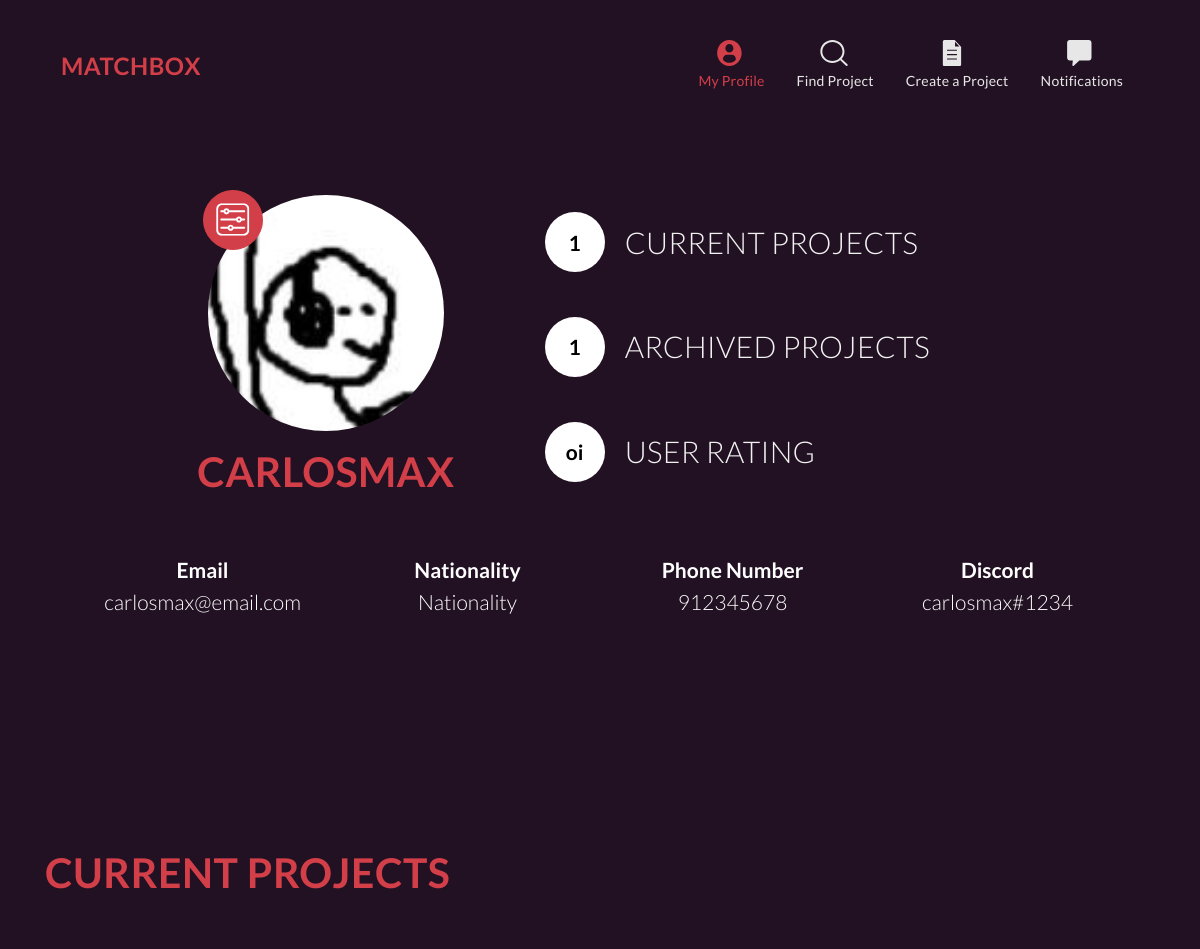
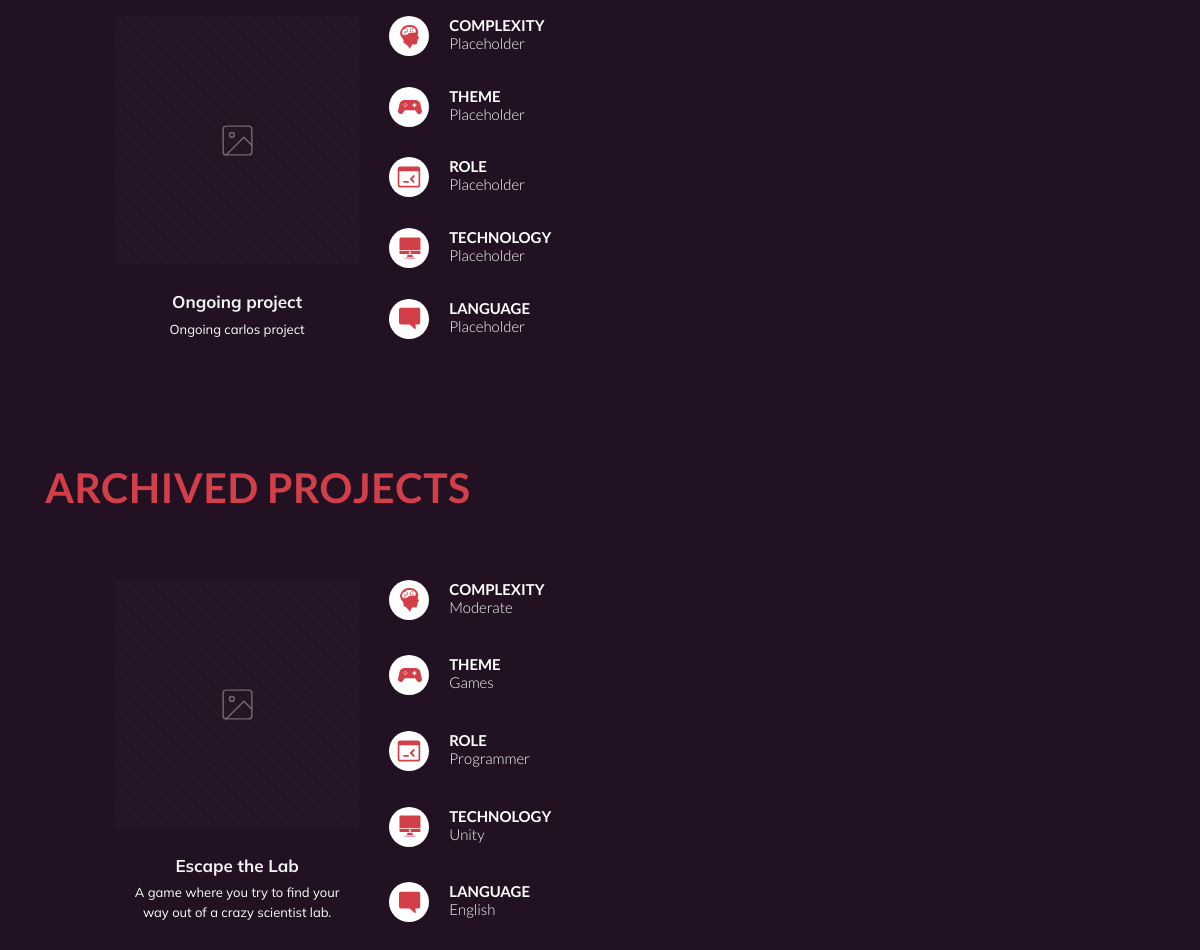
Page /user/carlosmax/ on the earlier database version (2 pictures, top to bottom).
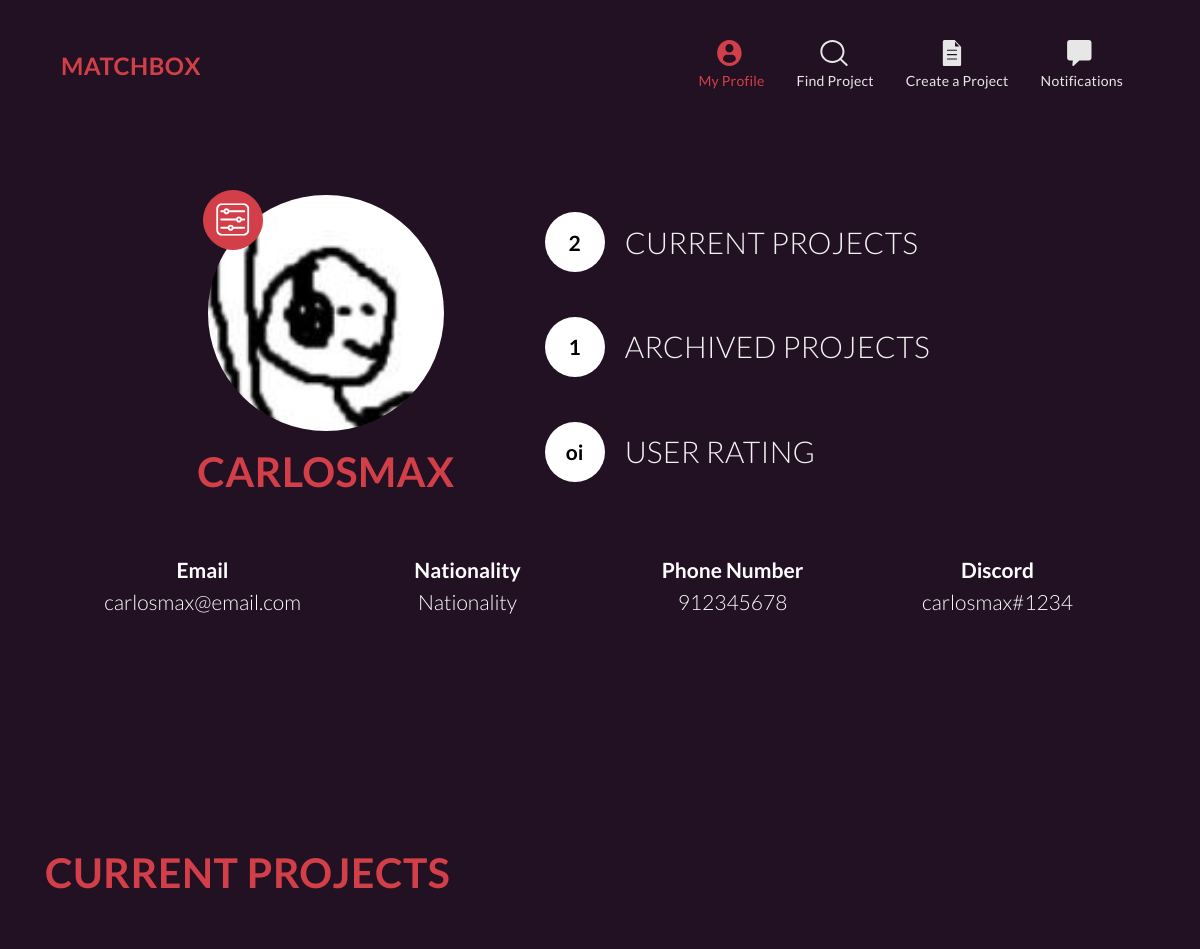
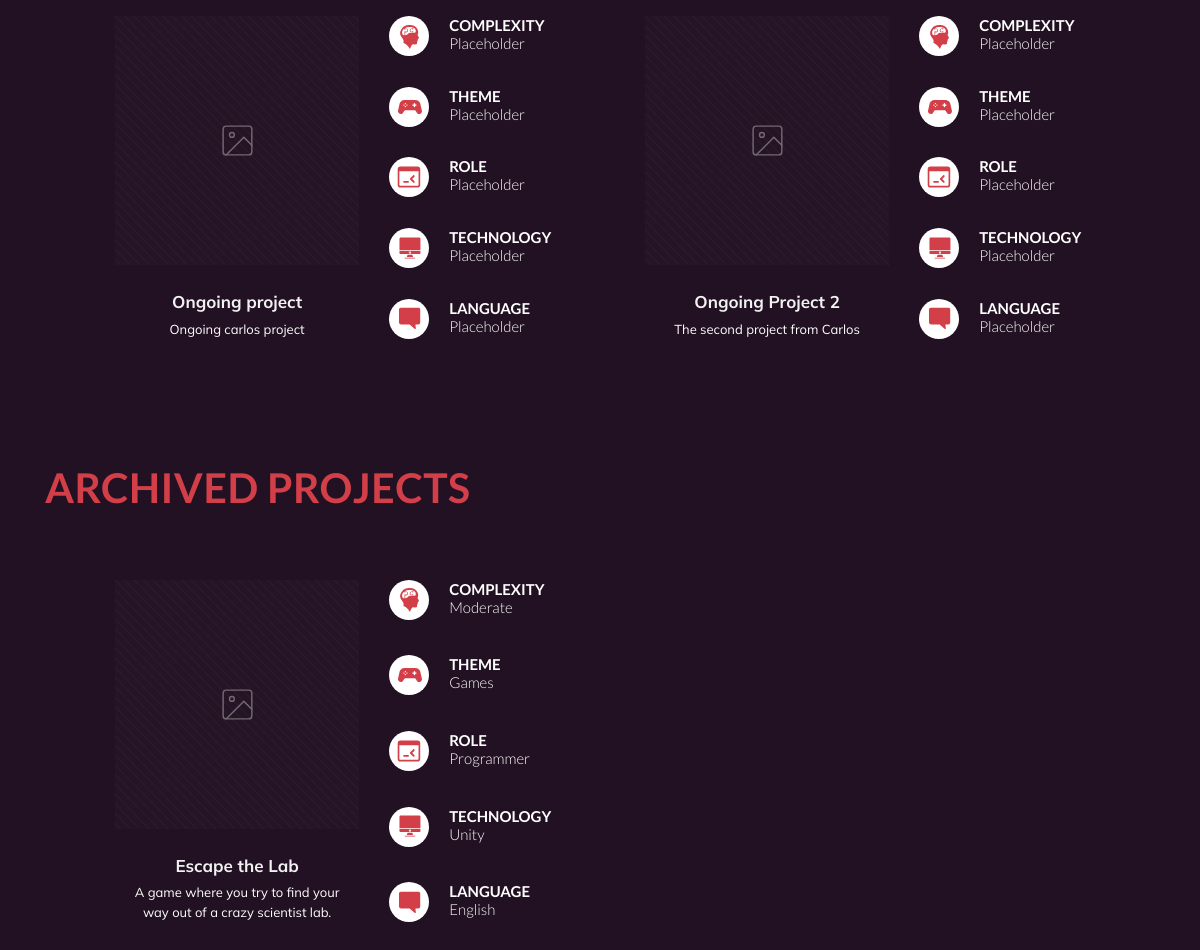
Same page on the later database version (2 pictures, top to bottom).
### matchcore/models.py (models this page shows, shortened)
class Person(models.Model):
    user = models.OneToOneField(User, on_delete=models.CASCADE)
    img = models.ImageField(upload_to='images/users', default='')
    nationality = models.CharField(max_length=20, default='Unknown')
    phone = models.CharField(max_length=10, default='None')
    discord = models.CharField(max_length=30, default='None')
    tags = models.ManyToManyField(UserTag)

class Project(models.Model):
    STATE = [
        ('O', 'Ongoing'),
        ('A', 'Archived'),
    ]
    title = models.CharField(max_length=50)
    small_description = models.CharField(max_length=100)
    big_description = models.CharField(max_length=1000)
    img = models.ImageField(upload_to='images/projects', default='')
    state = models.CharField(max_length=1, choices=STATE)
    tags = models.ManyToManyField(ProjectTag)
    participants = models.ManyToManyField(Person, through='ProjectParticipation')

### matchcore/views.py (the view)
# urls.py: path('user/<str:username>/', views.user_page),
def user_page(request, username):
    user = User.objects.get(username=username)
    project_participations = user.person.project_participations.all()
    projects = [p.project for p in project_participations]
    current_projects = []
    archived_projects = []
    for p in projects:
        if p.state == 'O':
            current_projects.append(p)
        else:
            archived_projects.append(p)
    context = {
        'user': user,
        'current_projects': current_projects,
        'archived_projects': archived_projects,
    }
    return render(request, 'matchcore/user_page.html', context)

### matchcore/templates/matchcore/user_page.html
{% extends "matchcore/layout_nav.html" %}
{% load static %}
{% block main %}
<div class="container user-info">
	<div class="h-100 d-flex flex-column justify-content-center">
		<div class="row user-main-info">
			<div class="col-5 text-center">
				<div class="user-picture-container embed-responsive embed-responsive-1by1">
					<img class="user-picture embed-responsive-item" src="{{user.person.img.url}}">
					<button class="edit-button btn btn-primary">
						<img src="{% static 'matchcore/images/settings.svg' %}">
					</button>
				</div>
				<h1>{{user.username}}</h1>
			</div>
			<div class="col user-stats ml-2">
				<div class="stats-item">
					<div class="stats-circle">{{current_projects|length}}</div>
					<div class="stats-desc">Current projects</div>
				</div>
				<div class="stats-item">
					<div class="stats-circle">{{archived_projects|length}}</div>
					<div class="stats-desc">Archived projects</div>
				</div>
				<div class="stats-item">
					<div class="stats-circle">oi</div>
					<div class="stats-desc">User rating</div>
				</div>
			</div>
		</div>
		<div class="row user-contact text-center">
			<div class="col"><span class="contact-header">Email</span>{{user.email}}</div>
			<div class="col"><span class="contact-header">Nationality</span>Nationality</div>
			<div class="col"><span class="contact-header">Phone Number</span>{{user.person.phone}}</div>
			<div class="col"><span class="contact-header">Discord</span>{{user.person.discord}}</div>
		</div>
	</div>
</div>
<div class="container mt-5 mb-5">
	<h1>Current projects</h1>
	<div class="row project-list">
		{% for p in current_projects %}
			<div class="col-6 project-item">
				<div class="row">
					<div class="col-7 text-center">
						<img class="project-picture img-fluid" src="{% static 'matchcore/images/projects/placeholder.svg' %}">
						<div class="mt-4 px-2">
							<span class="project-title mb-1">{{p.title}}</span>
							<p class="project-short-desc">{{p.small_description}}</p>
						</div>
					</div>
					<div class="col project-tags">
						<div class="tags-item">
							<div class="tags-circle"><img src="{% static 'matchcore/images/projects/tag-complexity.svg' %}"></div>
							<div class="tags-desc"><span class="tags-name">Complexity</span>Placeholder</div>
						</div>
						<div class="tags-item">
							<div class="tags-circle"><img src="{% static 'matchcore/images/projects/tag-theme.svg' %}"></div>
							<div class="tags-desc"><span class="tags-name">Theme</span>Placeholder</div>
						</div>
						<div class="tags-item">
							<div class="tags-circle"><img src="{% static 'matchcore/images/projects/tag-role.svg' %}"></div>
							<div class="tags-desc"><span class="tags-name">Role</span>Placeholder</div>
						</div>
						<div class="tags-item">
							<div class="tags-circle"><img src="{% static 'matchcore/images/projects/tag-technology.svg' %}"></div>
							<div class="tags-desc"><span class="tags-name">Technology</span>Placeholder</div>
						</div>
						<div class="tags-item">
							<div class="tags-circle"><img src="{% static 'matchcore/images/projects/tag-language.svg' %}"></div>
							<div class="tags-desc"><span class="tags-name">Language</span>Placeholder</div>
						</div>
					</div>
				</div>
			</div>
		{% endfor %}
	</div>
</div>
<div class="container mt-5">
	<h1>Archived projects</h1>
	<div class="row project-list">
		{% for p in archived_projects %}
			<div class="col-6 project-item">
				<div class="row">
					<div class="col-7 text-center">
						<img class="project-picture img-fluid" src="{% static 'matchcore/images/projects/placeholder.svg' %}">
						<div class="mt-4 px-2">
							<span class="project-title mb-1">Escape the Lab</span>
							<p class="project-short-desc">A game where you try to find your way out of a crazy scientist lab.</p>
						</div>
					</div>
					<div class="col project-tags">
						<div class="tags-item">
							<div class="tags-circle"><img src="{% static 'matchcore/images/projects/tag-complexity.svg' %}"></div>
							<div class="tags-desc"><span class="tags-name">Complexity</span>Moderate</div>
						</div>
						<div class="tags-item">
							<div class="tags-circle"><img src="{% static 'matchcore/images/projects/tag-theme.svg' %}"></div>
							<div class="tags-desc"><span class="tags-name">Theme</span>Games</div>
						</div>
						<div class="tags-item">
							<div class="tags-circle"><img src="{% static 'matchcore/images/projects/tag-role.svg' %}"></div>
							<div class="tags-desc"><span class="tags-name">Role</span>Programmer</div>
						</div>
						<div class="tags-item">
							<div class="tags-circle"><img src="{% static 'matchcore/images/projects/tag-technology.svg' %}"></div>
							<div class="tags-desc"><span class="tags-name">Technology</span>Unity</div>
						</div>
						<div class="tags-item">
							<div class="tags-circle"><img src="{% static 'matchcore/images/projects/tag-language.svg' %}"></div>
							<div class="tags-desc"><span class="tags-name">Language</span>English</div>
						</div>
					</div>
				</div>
			</div>
		{% endfor %}
	</div>
</div>
{% endblock %}

### matchcore/templates/matchcore/layout_nav.html (shortened to what this page needs)
{% load static %}
<!DOCTYPE html>
<html lang="en">
  	<head>
	    <link rel="stylesheet" href="{% static 'matchcore/css/style.css' %}">
	</head>
	<body>
		<div class="container pt-4">
			<nav class="navbar navbar-expand navbar-mbox">
				<a class="navbar-brand" href="#">Matchbox</a>
				<ul class="navbar-nav ml-auto">
			    	<li class="nav-item px-2 active">
			    		<a href="#" class="nav-link d-flex flex-column align-items-center">
			    			<span class="d-none d-sm-inline">My Profile</span>
			    		</a>
			    	</li>
			    	<li class="nav-item px-2">
			    		<a href="#" class="nav-link d-flex flex-column align-items-center">
			    			<span class="d-none d-sm-inline">Find Project</span>
			    		</a>
			    	</li>
			    	<li class="nav-item px-2">
			    		<a href="#" class="nav-link d-flex flex-column align-items-center">
			    			<span class="d-none d-sm-inline">Create a Project</span>
			    		</a>
			    	</li>
			    	<li class="nav-item px-2">
			        	<a href="#" class="nav-link d-flex flex-column align-items-center">
			    			<span class="d-none d-sm-inline">Notifications</span>
			    		</a>
			      	</li>
			    </ul>
			</nav>
		</div>
		{% block main %}
		{% endblock %}
	</body>
</html>

Differences in the rows shown:
added Project: title "Ongoing Project 2", small_description "The second project from Carlos", shown under "CURRENT PROJECTS"
Other differences:
{{ current_projects|length }}: "1" → "2"
